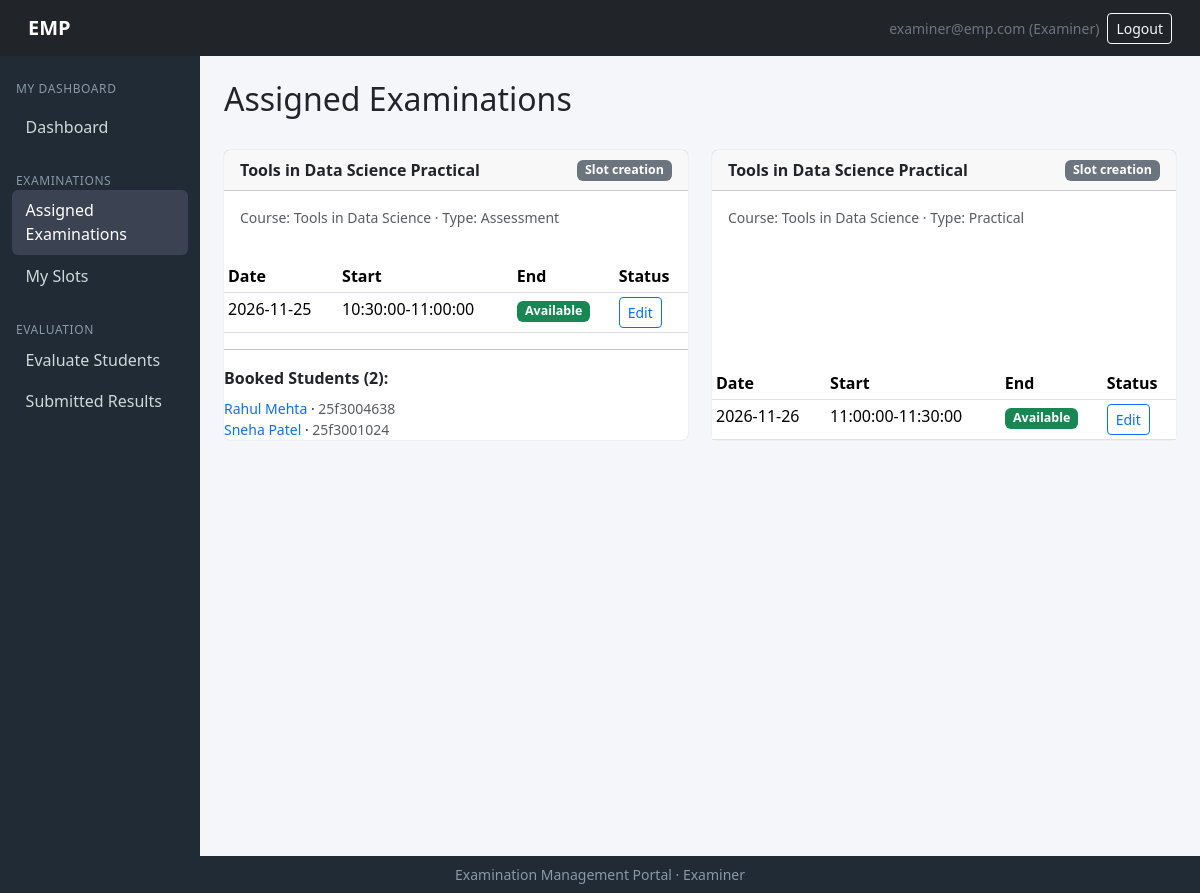
The app's page /examiner/examinations (signed in) with its own data.
### models/models.py (models this page shows, shortened)
class User(db.Model, UserMixin):
    __tablename__ = "users"
    id = db.Column(db.Integer, primary_key=True)
    email   = db.Column(db.String(120), unique=True, nullable=False, index=True)
    password_hash = db.Column(db.String(256), nullable=False)
    role = db.Column(db.String(20), nullable=False)   # admin | examiner | student
    is_active = db.Column(db.Boolean, default=True)
    created_at= db.Column(db.DateTime, default=datetime.utcnow)
    examiner=db.relationship("Examiner", backref="user", uselist=False)
    student  = db.relationship("Student", backref="user", uselist=False)
    admin  =db.relationship("Admin", backref="user", uselist=False)

class Examination(db.Model):
    __tablename__ = "examinations"
    id   = db.Column(db.Integer, primary_key=True)
    course_id = db.Column(db.Integer, db.ForeignKey("courses.id"), nullable=False)
    name     = db.Column(db.String(150), nullable=False)
    exam_type= db.Column(db.String(30), nullable=False)   # Viva|Practical|Project Demo|Assessment
    duration = db.Column(db.Integer, nullable=False)       # in minutes ig?
    max_marks = db.Column(db.Integer, nullable=False)
    slot_creation_start = db.Column(db.DateTime)
    slot_creation_end=db.Column(db.DateTime)
    slot_booking_start  = db.Column(db.DateTime)
    slot_booking_end  = db.Column(db.DateTime)
    status = db.Column(db.String(20), default="draft")  # draft|slot_creation|booking_open|closed|completed perhaps
    rubrics = db.relationship("Rubric", backref="exam")
    slots  = db.relationship("ExaminationSlot", backref="exam")

class Course(db.Model):
    __tablename__ = "courses"
    id = db.Column(db.Integer, primary_key=True)
    code = db.Column(db.String(30), unique=True, nullable=False)
    name    = db.Column(db.String(150), nullable=False)
    description  = db.Column(db.Text)
    status=   db.Column(db.String(20), default="active")    # active|inactive
    examinations = db.relationship("Examination", backref="course")

class ExaminationSlot(db.Model):
    __tablename__ = "examination_slots"
    id  = db.Column(db.Integer, primary_key=True)
    exam_id  = db.Column(db.Integer, db.ForeignKey("examinations.id"), nullable=False)
    examiner_id=db.Column(db.Integer, db.ForeignKey("examiners.id"), nullable=False)
    date = db.Column(db.Date, nullable=False)
    start_time= db.Column(db.Time, nullable=False)
    end_time       = db.Column(db.Time, nullable=False)
    max_capacity   = db.Column(db.Integer, nullable=False)
    available_seats = db.Column(db.Integer, nullable=False)
    status         = db.Column(db.String(20), default="available")  # available|full|cancelled|completed
    bookings  = db.relationship("Booking", backref="slot")

class Student(db.Model):
    __tablename__ = "students"
    id= db.Column(db.Integer, primary_key=True)
    user_id =db.Column(db.Integer, db.ForeignKey("users.id"), unique=True, nullable=False)
    roll_no = db.Column(db.String(50), unique=True, nullable=False)
    name= db.Column(db.String(120), nullable=False)
    phone=db.Column(db.String(30))
    course_id = db.Column(db.Integer, db.ForeignKey("courses.id"))
    year  =  db.Column(db.String(20))
    status =  db.Column(db.String(20), default="active")       # active|inactive
    course= db.relationship("Course", backref="students")
    bookings=db.relationship("Booking", backref="student")

### routes/examiner_routes.py (the view)
@examiner_bp.route('/examinations')
@login_required
def examinations():
    if current_user.role != 'examiner':
        flash('Access denied.', 'danger')
        return redirect(url_for('auth.login'))
    examiner = get_examiner_or_abort()
    if not examiner:
        flash('Examiner profile not found.', 'danger')
        return redirect(url_for('auth.login'))
    seen = set()
    assigned_exams = []
    for slot in examiner.slots:
        exam = slot.exam
        if exam.id in seen:
            continue
        seen.add(exam.id)
        slots_data = []
        for s in exam.slots:
            if s.examiner_id == examiner.id:
                slots_data.append({
                    'id': s.id,
                    'date': s.date,
                    'start_time': s.start_time,
                    'end_time': s.end_time,
                    'status': s.status.capitalize(),
                })
        bookings_data = []
        for s in exam.slots:
            if s.examiner_id == examiner.id:
                for b in s.bookings:
                    bookings_data.append({
                        'id': b.id,
                        'student_name': b.student.name,
                        'student_id': b.student.roll_no,
                    })
        assigned_exams.append({
            'id': exam.id,
            'name': exam.name,
            'type': exam.exam_type,
            'course_name': exam.course.name if exam.course else '—',
            'status': exam.status.replace('_', ' ').capitalize(),
            'slots': slots_data,
            'bookings': bookings_data,
        })
    return render_template('examiner/examinations.html',
        assigned_exams=assigned_exams,
        examiner_id=examiner.id,
    )

### app.py (called while the page is built)
@login_manager.user_loader
def load_user(user_id):
    return User.query.get(int(user_id))

### routes/examiner_routes.py (called while the page is built)
def get_examiner_or_abort():
    examiner = Examiner.query.filter_by(user_id=current_user.id).first()
    return examiner

### templates/examiner/examinations.html (shortened to what this page needs)
{% extends "examiner/base_examiner.html" %}
{% import "admin/_macros.html" as macros %}
{% import "admin/_status.html" as status %}
{% block content %}
<div class="d-flex justify-content-between align-items-center mb-4">
    <h2>Assigned Examinations</h2>
</div>
<div class="row g-4">
    {% for exam in assigned_exams %}
        <div class="col-md-6">
            <div class="card h-100">
                <div class="card-header d-flex justify-content-between align-items-center">
                    <span class="fw-semibold">{{ exam.name }}</span>
                    {{ status.status_badge(exam.status) }}
                </div>
                <div class="card-body small text-muted">
                    Course: {{ exam.course_name }} &middot; Type: {{ exam.type }}
                </div>
                {% if exam.slots %}
                    <div class="table-responsive mt-3">
                        <table class="table table-sm table-hover mb-0">
                            <thead>
                                <tr>
                                    <th>Date</th>
                                    <th>Start</th>
                                    <th>End</th>
                                    <th>Status</th>
                                </tr>
                            </thead>
                            <tbody>
                                {% for slot in exam.slots %}
                                    <tr>
                                        <td>{{ slot.date }}</td>
                                        <td>{{ slot.start_time }}-{{ slot.end_time }}</td>
                                        <td>{{ status.status_badge(slot.status) }}</td>
                                        <td>
                                            <a class="btn btn-sm btn-outline-primary" href="{{ url_for('examiner.slot_edit', slot_id=slot.id) }}">Edit</a>
                                        </td>
                                    </tr>
                                {% endfor %}
                            </tbody>
                        </table>
                    </div>
                {% endif %}
                {% if exam.bookings|length > 0 %}
                    <hr class="my-3">
                    <p class="mb-2 fw-semibold">Booked Students ({{ exam.bookings|length }}):</p>
                    <ul class="list-unstyled small mb-0">
                        {% for b in exam.bookings %}
                            <li>
                                <a href="{{ url_for('examiner.evaluations') }}"
                                   class="text-decoration-none">{{ b.student_name }}</a>
                                &middot; <span class="text-muted">{{ b.student_id }}</span>
                            </li>
                        {% endfor %}
                    </ul>
                {% endif %}
            </div>
        </div>
    {% else %}
        <div class="col-12">
            <div class="alert alert-info text-center">No examinations assigned to you yet.</div>
        </div>
    {% endfor %}
</div>
{% endblock %}

### templates/base.html (shortened to what this page needs)
<!DOCTYPE html>
<html lang="en">
<head>
    <link href="https://cdn.jsdelivr.net/npm/bootstrap@5.3.3/dist/css/bootstrap.min.css" rel="stylesheet">
</head>
<body class="d-flex flex-column min-vh-100">
<nav class="navbar navbar-dark bg-dark px-3">
    <div class="container-fluid">
        <a class="navbar-brand" href="{{ url_for('auth.home') }}">EMP</a>
        <div class="d-flex align-items-center gap-2">
            {% if current_user.is_authenticated %}
                <span class="text-secondary small d-none d-sm-inline">{{ current_user.email }} ({{ current_user.role|capitalize }})</span>
                <a class="btn btn-outline-light btn-sm" href="{{ url_for('auth.logout') }}">Logout</a>
            {% endif %}
        </div>
    </div>
</nav>
<div class="container-fluid flex-grow-1">
    <div class="row">
        {% block sidebar %}
        <nav class="col-md-2 col-lg-2 sidebar d-none d-md-block py-3">
            {% block nav_links %}{% endblock %}
        </nav>
        {% endblock %}
        <main class="col-md-10 col-lg-10 p-4">
            {% block content %}{% endblock %}
        </main>
    </div>
</div>
<footer class="footer text-center py-2 mt-auto small">
    Examination Management Portal &middot; {{ current_user.role|capitalize if current_user.is_authenticated else '' }}
</footer>
</body>
</html>

### templates/base.html (style rules this page uses)
body { background:#f4f6f9; }
.navbar-brand { font-weight:700; }
.sidebar { background:#212b36; color:#cfd8dc; min-height:100vh; }
.card { border:0; box-shadow:0 0 1px rgba(0,0,0,.25); }
.footer { background:#212b36; color:#8a99a6; }

### records on screen
User: email "examiner@emp.com", role "Examiner"
Examination: name "Tools in Data Science Practical", type "Assessment"
Course: course_name "Tools in Data Science" "Tools in Data Science"
ExaminationSlot: date "2026-11-25", start_time "10:30:00", end_time "11:00:00"
Student: student_name "Rahul Mehta", student_id "25f3004638"
Student: student_name "Sneha Patel", student_id "25f3001024"
Examination: name "Tools in Data Science Practical", type "Practical"
ExaminationSlot: date "2026-11-26", start_time "11:00:00", end_time "11:30:00"

### other values on screen
{{ status }} "Slot creation" "Available" "Slot creation" "Available"
{{ exam.bookings|length }} "2"
